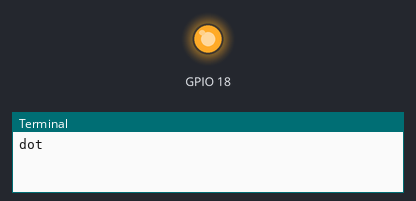
The program below on a simulated Raspberry Pi (BCM pin numbers). On the bench: output pins drawn as LEDs (lit = HIGH), the last lines printed to the terminal. At 102.2 s the program stops and its outputs stay as they are.

Above: at 0.1 s.
At 36.1 s:
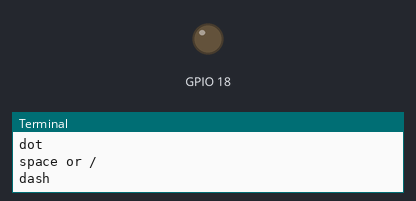
Timing chart, 0 to 39.5 s (numbered marks = the images above):
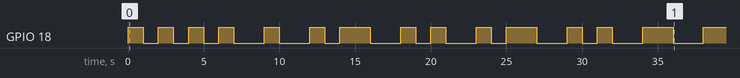

The program:

morse-code.py
```python
"""
requires one LED and uses pin 18
note that i just made it like this, i am not sure if this is how morse code works. I didn't look it up, lol

"""
import RPi.GPIO as GPIO
import time
GPIO.setmode(GPIO.BCM)
GPIO.setwarnings(False)
GPIO.setup(18, GPIO.OUT)

morse = ".... . .-.. .-.. --- / .-- --- .-. .-.. -.."

def on():
		GPIO.output(18, GPIO.HIGH)
def off():
		GPIO.output(18, GPIO.LOW)
def indicator():
	print("its gonna over now")
	for i in range(3):
		on()
		time.sleep(0.2)
		off()
		time.sleep(0.2)
for c in morse:
	if c == ".":
		print("dot")
		on()
		time.sleep(1)
		off()
		time.sleep(1)
	elif c == "-":
		print("dash")
		on()
		time.sleep(2)
		off()
		time.sleep(2)
	else:
		print("space or / ")
		off()
		time.sleep(1)
indicator()
```

Measured:
- by itself, GPIO 18: LOW → HIGH at 0.00 s, → LOW 1.0 s later, → HIGH 1.0 s later, → LOW 1.0 s later, … (29 changes in this stretch)
